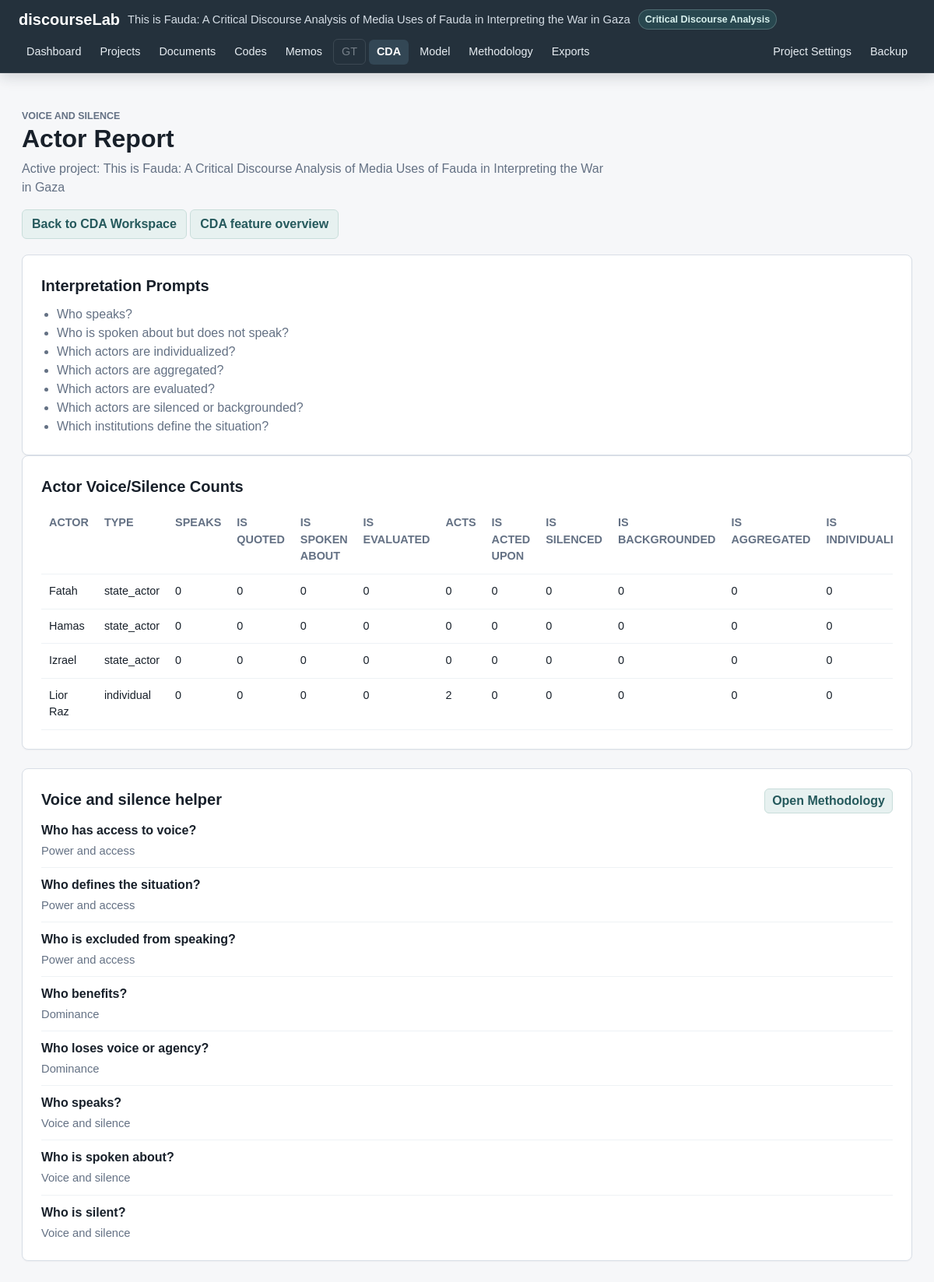
The page /cda/voice-silence on the database its author committed.
### tables this page shows
CREATE TABLE projects (
    id INTEGER PRIMARY KEY AUTOINCREMENT,
    name TEXT NOT NULL,
    description TEXT,
    created_at TEXT NOT NULL DEFAULT CURRENT_TIMESTAMP,
    updated_at TEXT NOT NULL DEFAULT CURRENT_TIMESTAMP
, methodology_mode TEXT NOT NULL DEFAULT 'mixed', status TEXT NOT NULL DEFAULT 'active', last_opened_at TEXT, research_goal TEXT, principal_investigator TEXT);

CREATE TABLE actors (
            id INTEGER PRIMARY KEY AUTOINCREMENT,
            project_id INTEGER NOT NULL,
            name TEXT NOT NULL,
            actor_type TEXT NOT NULL,
            description TEXT,
            created_at TEXT NOT NULL DEFAULT CURRENT_TIMESTAMP,
            updated_at TEXT NOT NULL DEFAULT CURRENT_TIMESTAMP,
            FOREIGN KEY (project_id) REFERENCES projects (id) ON DELETE CASCADE
        );

### app.py (the view)
    @app.route("/cda/voice-silence")
    def cda_voice_silence():
        active_project = get_active_project()
        if not project_supports_cda(active_project):
            return mode_notice("CDA Workspace", active_project)
        return render_template(
            "cda_voice_silence.html",
            title="Voice and Silence Report",
            active_page="cda",
            active_project=active_project,
            rows=get_voice_silence_report(active_project["id"]),
            relation_type_labels=ACTOR_RELATION_TYPES,
            methodology_helper=get_methodology_helper(active_project, "cda_voice_silence"),
        )

### app.py (called while the page is built)
def get_db() -> sqlite3.Connection:
    if "db" not in g:
        g.db = sqlite3.connect(DATABASE)
        g.db.row_factory = sqlite3.Row
        g.db.execute("PRAGMA foreign_keys = ON")
    return g.db

def query_one(sql: str, params: tuple = ()) -> sqlite3.Row | None:
    return get_db().execute(sql, params).fetchone()

def query_all(sql: str, params: tuple = ()) -> list[sqlite3.Row]:
    return get_db().execute(sql, params).fetchall()

def get_project(project_id: int) -> sqlite3.Row | None:
    return query_one(
        """
        SELECT id, name, description, methodology_mode, status, last_opened_at,
               research_goal, principal_investigator, created_at, updated_at
        FROM projects
        WHERE id = ? AND status != 'deleted'
        """,
        (project_id,),
    )

def project_supports_gt(project: sqlite3.Row | dict) -> bool:
    return project["methodology_mode"] in {"gt", "mixed"}

def project_supports_cda(project: sqlite3.Row | dict) -> bool:
    return project["methodology_mode"] in {"cda", "mixed"}

def load_methodology_library(library_id: str) -> dict | None:
    if not re.fullmatch(r"[a-z0-9_]+", library_id or ""):
        return None
    path = METHODOLOGY_DIR / f"{library_id}.json"
    if not path.exists():
        return None
    try:
        return json.loads(path.read_text(encoding="utf-8"))
    except json.JSONDecodeError:
        return None

def get_methodology_phase_prompts(library_ids: list[str], phase_ids: list[str], limit: int = 8) -> list[dict]:
    prompts = []
    for library_id in library_ids:
        library = load_methodology_library(library_id)
        if not library:
            continue
        for phase in library.get("phases", []):
            if phase.get("id") in phase_ids:
                for prompt in phase.get("prompts", []):
                    prompts.append(
                        {
                            "library_title": library["title"],
                            "phase_title": phase["title"],
                            "prompt": prompt,
                        }
                    )
    return prompts[:limit]

### templates/cda_voice_silence.html (shortened to what this page needs)
{% extends "base.html" %}
{% block content %}
<section class="page-header">
    <p class="eyebrow">Voice and silence</p>
    <h1>Actor Report</h1>
    <p>Active project: {{ active_project.name }}</p>
</section>
<section class="detail-actions">
    <a class="button-secondary" href="{{ url_for('cda_workspace') }}">Back to CDA Workspace</a>
    <a class="button-secondary" href="{{ url_for('cda_features') }}">CDA feature overview</a>
</section>
<section class="info-panel interpretation-panel">
    <h2>Interpretation Prompts</h2>
    <ul>
        <li>Who speaks?</li>
        <li>Who is spoken about but does not speak?</li>
        <li>Which actors are individualized?</li>
        <li>Which actors are aggregated?</li>
        <li>Which actors are evaluated?</li>
        <li>Which actors are silenced or backgrounded?</li>
        <li>Which institutions define the situation?</li>
    </ul>
</section>
<section class="info-panel">
    <h2>Actor Voice/Silence Counts</h2>
    {% if rows %}
        <div class="table-wrap">
            <table class="data-table report-table">
                <thead>
                    <tr>
                        <th>Actor</th>
                        <th>Type</th>
                        {% for relation, label in relation_type_labels.items() %}
                            <th>{{ label }}</th>
                        {% endfor %}
                    </tr>
                </thead>
                <tbody>
                    {% for row in rows %}
                        <tr>
                            <td>{{ row.name }}</td>
                            <td>{{ row.actor_type }}</td>
                            {% for relation, label in relation_type_labels.items() %}
                                <td>{{ row[relation] }}</td>
                            {% endfor %}
                        </tr>
                    {% endfor %}
                </tbody>
            </table>
        </div>
    {% else %}
        <p>No actors created yet.</p>
    {% endif %}
</section>
{% include "_methodology_helper.html" %}
{% endblock %}

### templates/base.html (shortened to what this page needs)
<!doctype html>
<html lang="en">
<head>
    <link rel="stylesheet" href="{{ url_for('static', filename='style.css') }}">
</head>
<body>
    <div class="app-shell">
        <header class="topbar" aria-label="Application navigation">
            <div class="topbar-brand">
                <a class="app-name" href="{{ url_for('dashboard') }}">discourseLab</a>
                <span class="app-project">{{ active_project.name if active_project else "No active project" }}</span>
                {% if active_project %}
                    <span class="methodology-badge">{{ methodology_mode_labels[active_project.methodology_mode] }}</span>
                {% endif %}
            </div>
            <nav class="top-nav" aria-label="Main navigation">
                <a href="{{ url_for('dashboard') }}" class="{{ 'active' if active_page == 'dashboard' else '' }}">Dashboard</a>
                <a href="{{ url_for('projects') }}" class="{{ 'active' if active_page == 'projects' else '' }}">Projects</a>
                <a href="{{ url_for('documents') }}" class="{{ 'active' if active_page == 'documents' else '' }}">Documents</a>
                <a href="{{ url_for('codes') }}" class="{{ 'active' if active_page == 'codes' else '' }}">Codes</a>
                <a href="{{ url_for('memos') }}" class="{{ 'active' if active_page == 'memos' else '' }}">Memos</a>
                {% if supports_gt %}
                    <a href="{{ url_for('gt_workspace') }}" class="{{ 'active' if active_page == 'gt' else '' }}">GT</a>
                {% else %}
                    <span class="nav-disabled">GT</span>
                {% endif %}
                {% if supports_cda %}
                    <a href="{{ url_for('cda_workspace') }}" class="{{ 'active' if active_page == 'cda' else '' }}">CDA</a>
                {% else %}
                    <span class="nav-disabled">CDA</span>
                {% endif %}
                <a href="{{ url_for('model_builder') }}" class="{{ 'active' if active_page == 'model' else '' }}">Model</a>
                <a href="{{ url_for('methodology') }}" class="{{ 'active' if active_page == 'methodology' else '' }}">Methodology</a>
                <a href="{{ url_for('exports') }}" class="{{ 'active' if active_page == 'exports' else '' }}">Exports</a>
            </nav>
            {% if active_project %}
                <nav class="top-nav top-nav-actions" aria-label="Project actions">
                    <a href="{{ url_for('edit_project', project_id=active_project.id) }}">Project Settings</a>
                    <a href="{{ url_for('export_project_backup') }}">Backup</a>
                </nav>
            {% endif %}
        </header>
        <main class="content">
            {% block content %}{% endblock %}
        </main>
    </div>
</body>
</html>

### static/style.css (style rules this page uses)
:root { --bg: #f6f7f9; --surface: #ffffff; --surface-muted: #eef2f5; --border: #d8dee6; --text: #18202a; --muted: #647184; --accent: #2f6f73; --accent-dark: #25595c; --accent-soft: #e7f1f0; --sidebar: #24313c; --sidebar-active: #334755; }
* { box-sizing: border-box; }
body { margin: 0; padding-top: 112px; min-height: 100vh; background: var(--bg); color: var(--text); font-family: Arial, Helvetica, sans-serif; line-height: 1.5; }
a { color: inherit; }
.app-shell { display: block; min-height: 100vh; }
.topbar { position: fixed; top: 0; right: 0; left: 0; z-index: 30; display: flex; align-items: center; flex-wrap: wrap; gap: 10px 18px; min-height: 64px; padding: 10px 24px; color: #ffffff; background: var(--sidebar); border-bottom: 1px solid rgba(255, 255, 255, 0.08); box-shadow: 0 4px 18px rgba(24, 32, 42, 0.18); }
.topbar-brand { display: flex; align-items: center; flex-wrap: wrap; gap: 8px 10px; min-width: 220px; }
.app-name { color: #ffffff; font-size: 1.25rem; font-weight: 700; text-decoration: none; }
.app-project { color: #d5dde5; font-size: 0.92rem; }
.methodology-badge { display: inline-flex; align-items: center; min-height: 24px; padding: 3px 8px; border-radius: 999px; color: #d8f0ed; background: rgba(47, 111, 115, 0.36); border: 1px solid rgba(216, 240, 237, 0.22); font-size: 0.78rem; font-weight: 700; }
.top-nav { display: flex; align-items: center; flex-wrap: wrap; gap: 4px; }
.top-nav-actions { margin-left: auto; }
.top-nav a, .top-nav .nav-disabled { display: block; min-height: 32px; padding: 7px 10px; border-radius: 6px; text-decoration: none; font-size: 0.9rem; line-height: 1.2; }
.top-nav a { color: #e7edf2; }
.top-nav .nav-disabled { color: rgba(231, 237, 242, 0.42); border: 1px solid rgba(231, 237, 242, 0.12); }
.top-nav a.active { background: var(--sidebar-active); color: #ffffff; font-weight: 700; }
.content { padding: 28px; max-width: 1480px; width: 100%; margin: 0 auto; }
.page-header { margin-bottom: 24px; }
.page-header h1 { margin: 0 0 8px; font-size: 2rem; line-height: 1.2; }
.page-header p { margin: 0; max-width: 760px; color: var(--muted); }
.eyebrow { margin-bottom: 6px; color: var(--accent-dark); font-size: 0.78rem; font-weight: 700; letter-spacing: 0; text-transform: uppercase; }
.metric-card, .info-panel { background: var(--surface); border: 1px solid var(--border); border-radius: 8px; box-shadow: 0 1px 2px rgba(24, 32, 42, 0.04); }
.info-panel { padding: 24px; }
.info-panel h2 { margin: 0 0 10px; font-size: 1.25rem; }
button, .button-primary, .button-secondary, .button-danger { display: inline-flex; align-items: center; justify-content: center; min-height: 38px; width: fit-content; border: 1px solid transparent; border-radius: 6px; padding: 8px 12px; font: inherit; font-weight: 700; line-height: 1; text-decoration: none; cursor: pointer; }
.button-secondary { color: var(--accent-dark); background: var(--accent-soft); border-color: #c8ddda; }
.table-wrap { overflow-x: auto; }
.data-table { width: 100%; min-width: 820px; border-collapse: collapse; font-size: 0.95rem; }
.data-table th, .data-table td { padding: 11px 10px; border-bottom: 1px solid var(--surface-muted); text-align: left; vertical-align: top; }
.data-table th { color: var(--muted); font-size: 0.82rem; text-transform: uppercase; }
.detail-actions { margin: -8px 0 20px; }
.cda-helper ul, .interpretation-panel ul, .source-list { margin: 0; padding-left: 20px; color: var(--muted); }
.report-table td, .report-table th { font-size: 0.9rem; }

### rows shown on the page
projects: name "This is Fauda: A Critical Discourse Analysis of Media Uses of Fauda in Interpreting the War in Gaza", methodology_mode "Critical Discourse Analysis"
actors: name "Fatah", actor_type "state_actor", row "0" "0" "0" "0" "0" "0" "0" "0" "0" "0"
actors: name "Hamas", actor_type "state_actor", row "0" "0" "0" "0" "0" "0" "0" "0" "0" "0"
actors: name "Izrael", actor_type "state_actor", row "0" "0" "0" "0" "0" "0" "0" "0" "0" "0"
actors: name "Lior Raz", actor_type "individual", row "0" "0" "0" "0" "2" "0" "0" "0" "0" "0"

### other values the page prints
{{ label }} "SPEAKS" "IS QUOTED" "IS SPOKEN ABOUT" "IS EVALUATED" "ACTS" "IS ACTED UPON" "IS SILENCED" "IS BACKGROUNDED" "IS AGGREGATED" "IS…"
{{ methodology_helper.title }} "Voice and silence helper"
{{ item.prompt }} "Who has access to voice?" "Who defines the situation?" "Who is excluded from speaking?" "Who benefits?" "Who loses voice or agency?" "Who speaks?" "Who is spoken about?" "Who is silent?"
{{ item.phase_title }} "Power and access" "Power and access" "Power and access" "Dominance" "Dominance" "Voice and silence" "Voice and silence" "Voice and silence"
